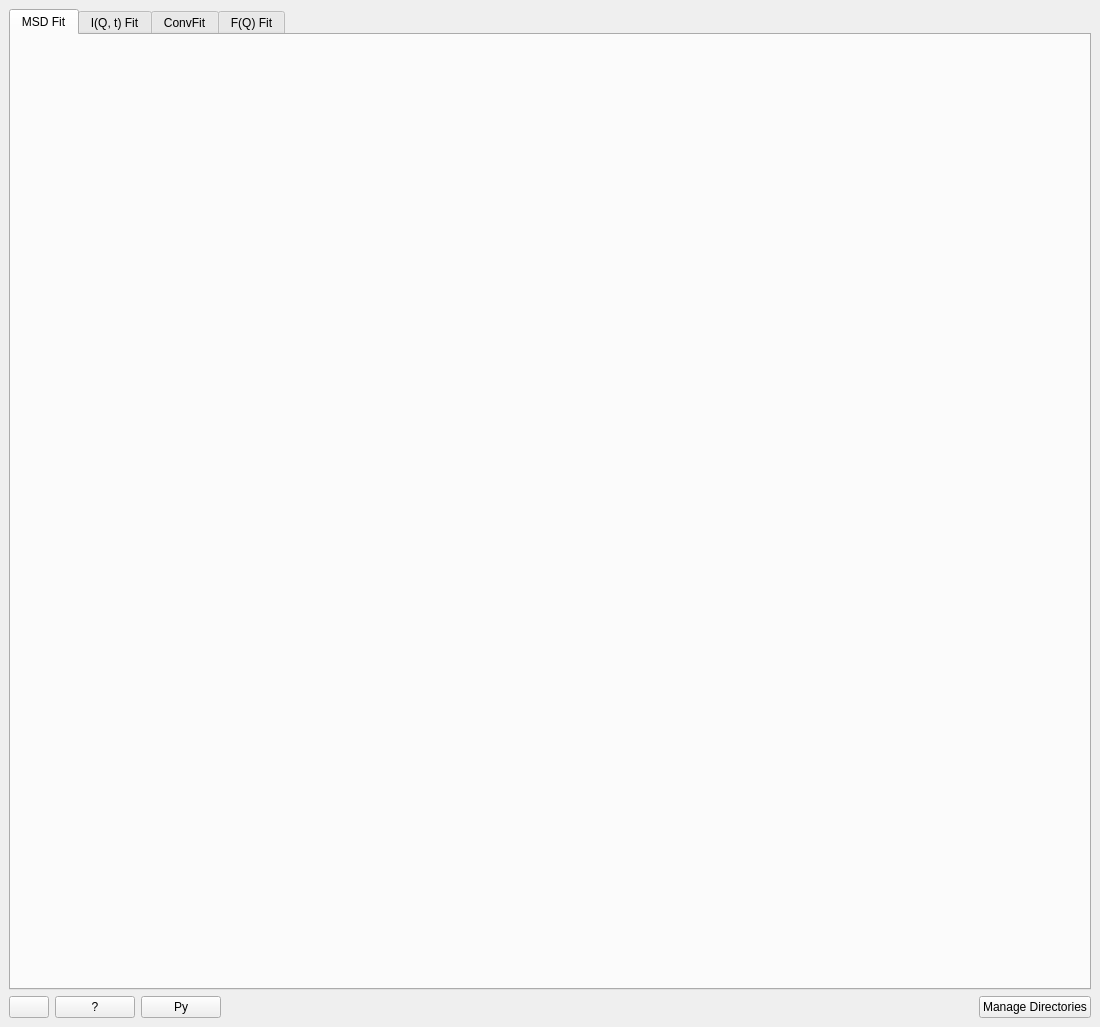
<?xml version="1.0" encoding="UTF-8"?>
<ui version="4.0">
 <class>QENSFitting</class>
 <widget class="QMainWindow" name="QENSFitting">
  <property name="geometry">
   <rect>
    <x>0</x>
    <y>0</y>
    <width>1100</width>
    <height>1027</height>
   </rect>
  </property>
  <property name="sizePolicy">
   <sizepolicy hsizetype="MinimumExpanding" vsizetype="MinimumExpanding">
    <horstretch>0</horstretch>
    <verstretch>0</verstretch>
   </sizepolicy>
  </property>
  <property name="minimumSize">
   <size>
    <width>200</width>
    <height>200</height>
   </size>
  </property>
  <property name="windowTitle">
   <string>Inelastic QENS Fitting</string>
  </property>
  <widget class="QWidget" name="centralwidget">
   <property name="sizePolicy">
    <sizepolicy hsizetype="MinimumExpanding" vsizetype="MinimumExpanding">
     <horstretch>0</horstretch>
     <verstretch>0</verstretch>
    </sizepolicy>
   </property>
   <property name="minimumSize">
    <size>
     <width>200</width>
     <height>200</height>
    </size>
   </property>
   <layout class="QVBoxLayout" name="verticalLayout">
    <item>
     <widget class="QTabWidget" name="twIDATabs">
      <property name="enabled">
       <bool>true</bool>
      </property>
      <property name="minimumSize">
       <size>
        <width>0</width>
        <height>0</height>
       </size>
      </property>
      <property name="tabShape">
       <enum>QTabWidget::Rounded</enum>
      </property>
      <property name="currentIndex">
       <number>0</number>
      </property>
      <widget class="QWidget" name="tabMSD">
       <attribute name="title">
        <string>MSD Fit</string>
       </attribute>
      </widget>
      <widget class="QWidget" name="tabIqtFit">
       <attribute name="title">
        <string>I(Q, t) Fit</string>
       </attribute>
      </widget>
      <widget class="QWidget" name="tabConvFit">
       <attribute name="title">
        <string>ConvFit</string>
       </attribute>
      </widget>
      <widget class="QWidget" name="tabJumpFit">
       <attribute name="title">
        <string>F(Q) Fit</string>
       </attribute>
      </widget>
     </widget>
    </item>
    <item>
     <layout class="QHBoxLayout" name="layout_bottom">
      <item>
       <widget class="QPushButton" name="pbSettings">
        <property name="sizePolicy">
         <sizepolicy hsizetype="Minimum" vsizetype="Fixed">
          <horstretch>0</horstretch>
          <verstretch>0</verstretch>
         </sizepolicy>
        </property>
        <property name="minimumSize">
         <size>
          <width>0</width>
          <height>0</height>
         </size>
        </property>
        <property name="maximumSize">
         <size>
          <width>16777215</width>
          <height>16777215</height>
         </size>
        </property>
       </widget>
      </item>
      <item>
       <widget class="QPushButton" name="pbHelp">
        <property name="enabled">
         <bool>true</bool>
        </property>
        <property name="sizePolicy">
         <sizepolicy hsizetype="Minimum" vsizetype="Fixed">
          <horstretch>0</horstretch>
          <verstretch>0</verstretch>
         </sizepolicy>
        </property>
        <property name="maximumSize">
         <size>
          <width>16777215</width>
          <height>16777215</height>
         </size>
        </property>
        <property name="toolTip">
         <string>Open interface help page in your web browser.</string>
        </property>
        <property name="text">
         <string>?</string>
        </property>
       </widget>
      </item>
      <item>
       <widget class="QPushButton" name="pbPythonExport">
        <property name="enabled">
         <bool>true</bool>
        </property>
        <property name="sizePolicy">
         <sizepolicy hsizetype="Minimum" vsizetype="Fixed">
          <horstretch>0</horstretch>
          <verstretch>0</verstretch>
         </sizepolicy>
        </property>
        <property name="maximumSize">
         <size>
          <width>16777215</width>
          <height>16777215</height>
         </size>
        </property>
        <property name="toolTip">
         <string>Export a Python script for the algorithms run on this tab.</string>
        </property>
        <property name="text">
         <string>Py</string>
        </property>
       </widget>
      </item>
      <item>
       <spacer name="horizontalSpacer_14">
        <property name="orientation">
         <enum>Qt::Horizontal</enum>
        </property>
        <property name="sizeHint" stdset="0">
         <size>
          <width>40</width>
          <height>20</height>
         </size>
        </property>
       </spacer>
      </item>
      <item>
       <widget class="QPushButton" name="pbManageDirs">
        <property name="text">
         <string>Manage Directories</string>
        </property>
       </widget>
      </item>
     </layout>
    </item>
   </layout>
  </widget>
 </widget>
 <tabstops>
  <tabstop>twIDATabs</tabstop>
  <tabstop>pbHelp</tabstop>
  <tabstop>pbManageDirs</tabstop>
 </tabstops>
 <resources>
  <include location="../../../MantidPlot/icons/icons.qrc"/>
 </resources>
 <connections/>
</ui>
